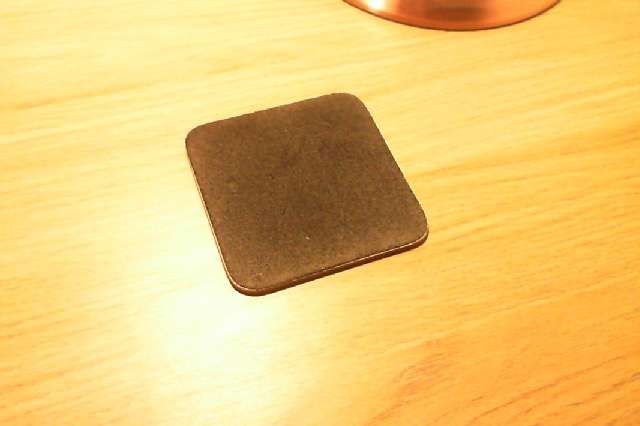
#> input picture data/img/test_image00.jpg, 640 x 426 px
$ python -i helpers.py   (imports and definitions only)
#> lines starting #> are read from the running program, lines starting #| are printed output that depends on the picture; after the words box and inside, x2 and y2 are one past the last pixel; in counts of white or black regions, pixels touching at a corner belong together
#> further down, picture is the input picture: shape (426, 640, 3); mean B, G, R 117, 200.7, 237.8
import cv2
import math
import numpy as np

def find_squares(img):
    #img = cv2.cvtColor(img, cv2.COLOR_BGR2RGB)
    img_g = cv2.cvtColor(img, cv2.COLOR_RGB2GRAY)
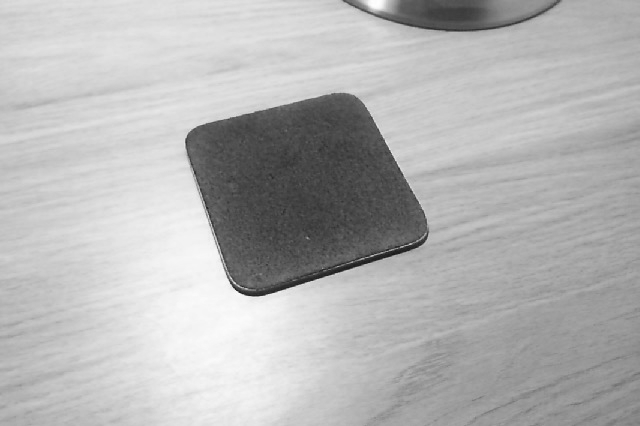
#> img_g: shape (426, 640); min 23, max 254, mean 179.9
    img_b = cv2.GaussianBlur(img_g, (7, 7), 0)
    edges = cv2.Canny(img_b, 50, 150)
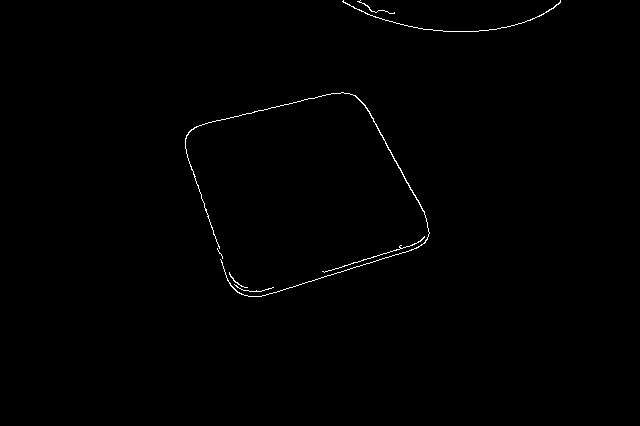
#> edges: shape (426, 640); 0.46% white in thin lines or dots, all inside (x1, y1, x2, y2) = (185, 0, 561, 297)

    contours = cv2.findContours(edges, cv2.RETR_EXTERNAL, cv2.CHAIN_APPROX_SIMPLE)
#> contours = 7 contours, 5 with area under 20; largest, box (x1, y1, x2, y2) and area: (185, 92, 430, 297) 109, (342, 0, 561, 32) 27

    # Loop through contours
    for con in contours[1]:
        # This is the contour perimeter, True=closed shape
        perimeter = cv2.arcLength(con, True)
        # Create an approximatation of our contour
        approx = cv2.approxPolyDP(con, 0.1 * perimeter ,True)

        if len(approx) == 4:
            # Compute the bounding box of the approximate rectangle
            (x, y, w, h) = cv2.boundingRect(approx)
            aspect_ratio = w / float(h)

            # Calculate area and solidity
            area = cv2.contourArea(con)
            area_h = cv2.contourArea(cv2.convexHull(con))
            solidity = area / float(area_h)

            test_ar = aspect_ratio >= 0.7 and aspect_ratio <= 1.4
            test_dm = w > 50 and h > 50
            test_sl = solidity > 0.9

            if test_ar and test_dm and test_sl:
                img_box = cv2.drawContours(img, [approx], -1, (0,0,255), 5)
#> this loop made 1 pass

    return img

# [98 lines left out: functions marker_setup, find_markers, renders, projection_matrix, not called in this run]

>>> import cv2
>>> picture = cv2.imread('../data/img/test_image00.jpg')
#> (the run stopped early here; a loop or call above may not have finished)

$ run again, on data/img/test_image01.png
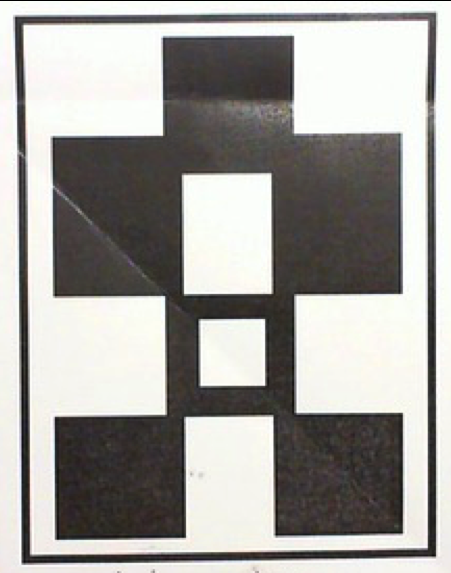
#> input picture data/img/test_image01.png, 451 x 573 px
#> picture is the input picture: shape (573, 451, 3); mean B, G, R 157.9, 161.7, 163.5
#> in find_squares, `img_b = cv2.GaussianBlur(img_g, (7, 7), 0)`:
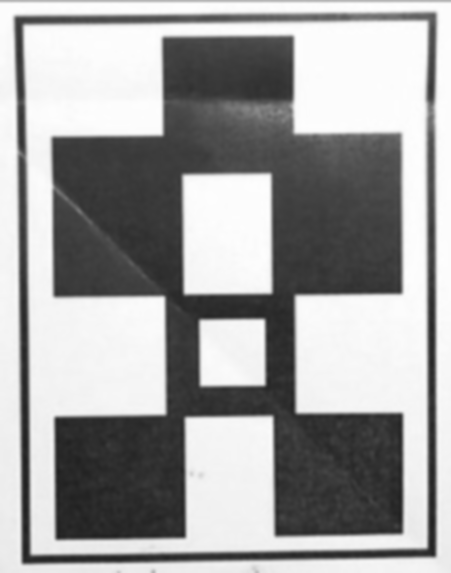
#> img_b: shape (573, 451); min 31, max 254, mean 160.9
#> in find_squares, `edges = cv2.Canny(img_b, 50, 150)`:
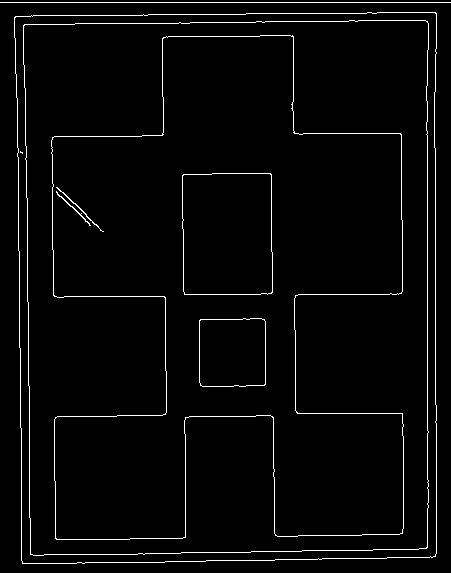
#> edges: shape (573, 451); 2.9% white in thin lines or dots
#> contours = 2 contours, 1 with area under 20; largest, box (x1, y1, x2, y2) and area: (14, 12, 437, 564) 227620
#> the loop in find_squares, `for con in contours[1]:` made 1 pass
#> con on pass 1: [[1, -1, -1, -1], [-1, 0, -1, -1]]
